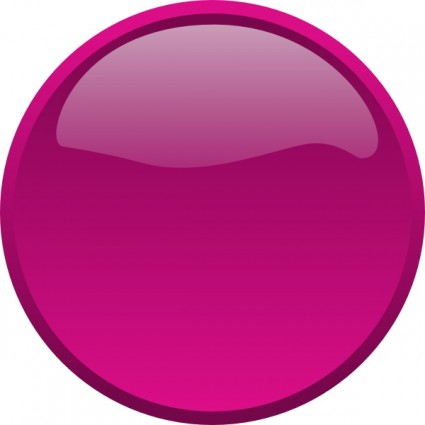
#> input picture ImageConcat/test.jpg, 425 x 425 px
$ python image_concat.py
#> lines starting #> are read from the running program, lines starting #| are printed output that depends on the picture
import cv2
import numpy as np

# โหลดรูปภาพหลายรูปที่มุมมอง 90 องศา
input_image_paths = ['test.jpg', 'test.jpg', 'test.jpg','test.jpg']  # แก้ไขที่ตั้งของรูปภาพ
ninety_degree_images = [cv2.imread(path) for path in input_image_paths]
#> ninety_degree_images = 4 items

# สร้างรูปภาพใหม่โดยการทำซ้ำรูปภาพที่มุมมอง 90 องศาแนวนอน
output_image = np.concatenate(ninety_degree_images, axis=1)
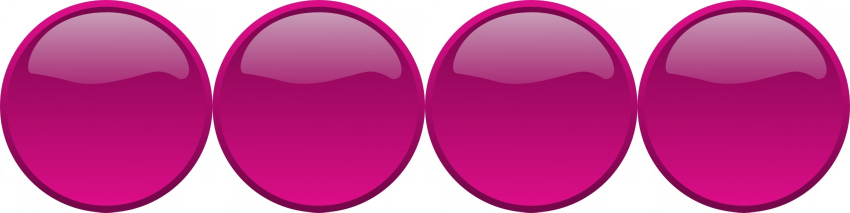
#> output_image: shape (425, 1700, 3) (shown at 1/2 size); mean of channels 0, 1, 2 148.5, 79.1, 195.4; drawn as B, G, R

# แสดงผลลัพธ์
cv2.imshow('Merged Image', output_image)
cv2.waitKey(0)
cv2.destroyAllWindows()
